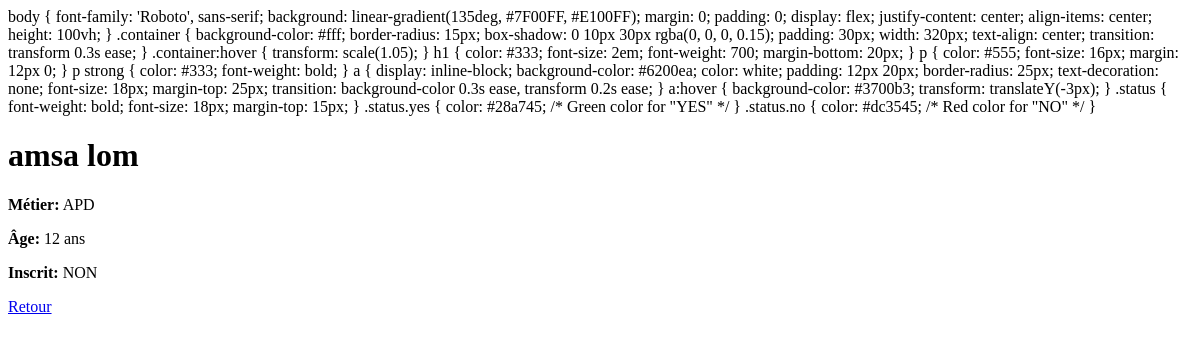
/details/10, run on an earlier commit of the app's database.
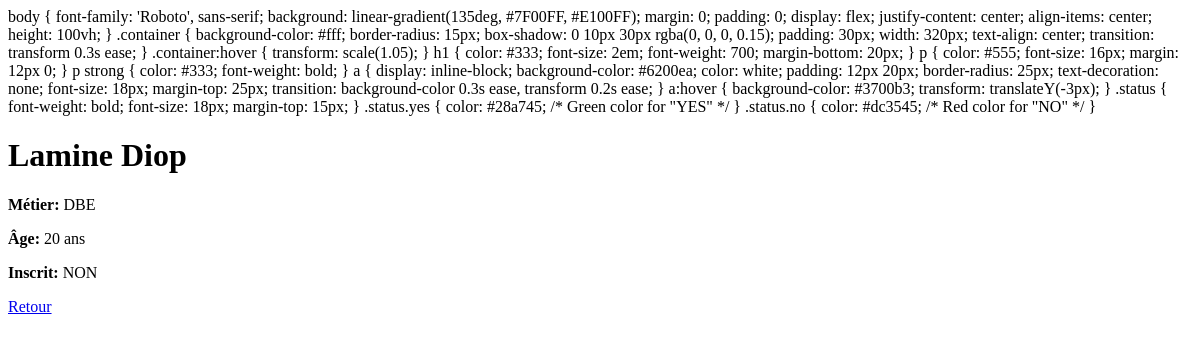
And on a later commit of the database.
### etudiant/models.py (models this page shows, shortened)
class Etudiant(models.Model):
    METIERS = [('APD' , 'APD'),('DBE' , 'DBE'),('ABD' , 'ABD')]
    nom = models.CharField(max_length=200)
    prenom = models.CharField(max_length=200)
    metiers = models.CharField(max_length=20,choices=METIERS)
    age = models.PositiveIntegerField()
    est_inscrit = models.BooleanField()
    created_at = models.DateTimeField(auto_now_add=True)

### etudiant/views.py (the view)
# urls.py: path('details/<int:id>', details_etudiant , name='details_etudiant'),
def details_etudiant(request, id):
    etudiant = Etudiant.objects.get(id=id)
    return render(request, 'etudiant/etudiants_detail.html', {'etudiant': etudiant})

### etudiant/templates/etudiant/etudiants_detail.html (shortened to what this page needs)
<!DOCTYPE html>
<html lang="fr">
<head>
</head>
<body>
    <div class="container">
        <h1>{{ etudiant.prenom }} {{ etudiant.nom }}</h1>
        <p><strong>Métier:</strong> {{ etudiant.metiers }}</p>
        <p><strong>Âge:</strong> {{ etudiant.age }} ans</p>
        <p><strong>Inscrit:</strong> <span class="status {% if not etudiant.est_inscrit %}no{% endif %}">{% if etudiant.est_inscrit %}OUI{% else %}NON{% endif %}</span></p>
        <a href="{% url 'liste_etudiants' %}">Retour</a>
    </div>
</body>
</html>

What changed in the data, as far as the page shows it:
changed Etudiant: prenom "amsa" → "Lamine"; nom "lom" → "Diop"; metiers "APD" → "DBE"; age "12" → "20"
